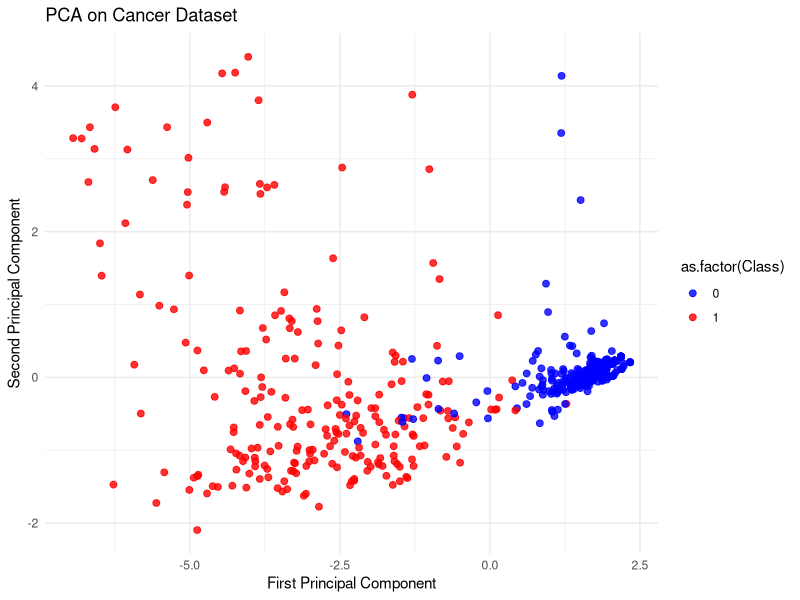

Reproduce this figure in R.
# Install required packages
if (!require("mlbench")) install.packages("mlbench")
if (!require("dplyr")) install.packages("dplyr")
if (!require("ggplot2")) install.packages("ggplot2")
if (!require("caret")) install.packages("caret")
if (!require("psych")) install.packages("psych")  # For descriptive stats

# Load required libraries
library(mlbench)
library(dplyr)
library(ggplot2)
library(caret)
library(psych)  # For descriptive statistics

# Step 1: Load the Breast Cancer dataset from mlbench
data(BreastCancer)
data <- BreastCancer

# Step 2: Data Exploration - Descriptive Statistics
cat("Descriptive Statistics of the Data:\n")
print(describe(data))  # Descriptive stats for initial insight

# Step 3: Data Preparation - Handle missing values
data <- data[complete.cases(data), ]

# Check for duplicates and remove them if any
cat("Checking for duplicates...\n")
data <- data %>% distinct()

# Step 4: Feature Engineering - Convert target variable to numeric
# Convert 'Class' to binary (2 = benign -> 0, 4 = malignant -> 1)
data$Class <- ifelse(data$Class == "benign", 0, 1)

# Remove ID column and convert other factor columns to numeric
data <- data %>%
  select(-Id) %>%
  mutate_if(is.factor, as.numeric)

# Step 5: Standardize the data
scaler <- preProcess(data[, -10], method = c("center", "scale"))
scaled_data <- predict(scaler, data[, -10])

# Step 6: PCA for dimensionality reduction (using 2 components)
pca <- prcomp(scaled_data, center = TRUE, scale. = TRUE)

# Visualize the first two PCA components using a scatter plot
pca_data <- as.data.frame(pca$x[, 1:2])  # Select first 2 PCA components
pca_data$Class <- data$Class  # Add the class variable for color distinction

# Scatter plot of the PCA components
plot <- ggplot(pca_data, aes(x = PC1, y = PC2, color = as.factor(Class))) +
  geom_point(size = 2, alpha = 0.8) +
  labs(title = "PCA on Cancer Dataset",
       x = "First Principal Component",
       y = "Second Principal Component") +
  scale_color_manual(values = c("blue", "red")) +
  theme_minimal()

print(plot)  # Automatically display the plot

# Step 7 (Optional): Logistic Regression using PCA-reduced data
set.seed(123)
trainIndex <- createDataPartition(pca_data$Class, p = 0.8, list = FALSE)
train_data <- pca_data[trainIndex, ]
test_data <- pca_data[-trainIndex, ]

# Fit logistic regression model
logistic_model <- glm(Class ~ PC1 + PC2, family = binomial, data = train_data)

# Make predictions and evaluate performance
predictions <- predict(logistic_model, newdata = test_data, type = "response")
pred_class <- ifelse(predictions > 0.5, 1, 0)

# Calculate accuracy
accuracy <- mean(pred_class == test_data$Class)
cat("Logistic Regression Accuracy: ", round(accuracy * 100, 2), "%\n")

# Step 8: Interpretation of PCA and Results
cat("The first two principal components explain a significant portion of the variance in the dataset,\n")
cat("allowing us to reduce the dimensionality while retaining key information.\n")
cat("Logistic regression performed on the PCA-reduced data shows an accuracy of", round(accuracy * 100, 2), "%.\n")
cat("This indicates that PCA can be an effective dimensionality reduction technique for this dataset.\n")
cat("However, there is some overlap in the PCA space, suggesting that additional variables or\n")
cat("classification techniques might improve performance.\n")
